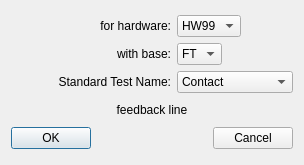
<?xml version="1.0" encoding="UTF-8"?>
<ui version="4.0">
 <class>Dialog</class>
 <widget class="QDialog" name="Dialog">
  <property name="geometry">
   <rect>
    <x>0</x>
    <y>0</y>
    <width>304</width>
    <height>165</height>
   </rect>
  </property>
  <property name="sizePolicy">
   <sizepolicy hsizetype="MinimumExpanding" vsizetype="Fixed">
    <horstretch>0</horstretch>
    <verstretch>0</verstretch>
   </sizepolicy>
  </property>
  <property name="minimumSize">
   <size>
    <width>0</width>
    <height>165</height>
   </size>
  </property>
  <property name="maximumSize">
   <size>
    <width>16777215</width>
    <height>165</height>
   </size>
  </property>
  <property name="windowTitle">
   <string>Dialog</string>
  </property>
  <layout class="QGridLayout" name="gridLayout">
   <item row="0" column="0">
    <layout class="QVBoxLayout" name="verticalLayout">
     <item>
      <layout class="QHBoxLayout" name="horizontalLayout">
       <item>
        <widget class="QLabel" name="label_6">
         <property name="sizePolicy">
          <sizepolicy hsizetype="Fixed" vsizetype="Fixed">
           <horstretch>0</horstretch>
           <verstretch>0</verstretch>
          </sizepolicy>
         </property>
         <property name="minimumSize">
          <size>
           <width>160</width>
           <height>22</height>
          </size>
         </property>
         <property name="maximumSize">
          <size>
           <width>160</width>
           <height>22</height>
          </size>
         </property>
         <property name="text">
          <string>for hardware:</string>
         </property>
         <property name="alignment">
          <set>Qt::AlignRight|Qt::AlignTrailing|Qt::AlignVCenter</set>
         </property>
        </widget>
       </item>
       <item>
        <widget class="QComboBox" name="ForHardwareSetup">
         <property name="sizePolicy">
          <sizepolicy hsizetype="Preferred" vsizetype="Fixed">
           <horstretch>0</horstretch>
           <verstretch>0</verstretch>
          </sizepolicy>
         </property>
         <property name="minimumSize">
          <size>
           <width>0</width>
           <height>22</height>
          </size>
         </property>
         <property name="maximumSize">
          <size>
           <width>16777215</width>
           <height>22</height>
          </size>
         </property>
         <property name="sizeAdjustPolicy">
          <enum>QComboBox::AdjustToContents</enum>
         </property>
         <item>
          <property name="text">
           <string>HW99</string>
          </property>
         </item>
        </widget>
       </item>
       <item>
        <spacer name="horizontalSpacer_3">
         <property name="orientation">
          <enum>Qt::Horizontal</enum>
         </property>
         <property name="sizeHint" stdset="0">
          <size>
           <width>40</width>
           <height>22</height>
          </size>
         </property>
        </spacer>
       </item>
      </layout>
     </item>
     <item>
      <layout class="QHBoxLayout" name="horizontalLayout_2">
       <item>
        <widget class="QLabel" name="label_7">
         <property name="sizePolicy">
          <sizepolicy hsizetype="Fixed" vsizetype="Fixed">
           <horstretch>0</horstretch>
           <verstretch>0</verstretch>
          </sizepolicy>
         </property>
         <property name="minimumSize">
          <size>
           <width>160</width>
           <height>22</height>
          </size>
         </property>
         <property name="maximumSize">
          <size>
           <width>160</width>
           <height>22</height>
          </size>
         </property>
         <property name="text">
          <string>with base:</string>
         </property>
         <property name="alignment">
          <set>Qt::AlignRight|Qt::AlignTrailing|Qt::AlignVCenter</set>
         </property>
        </widget>
       </item>
       <item>
        <widget class="QComboBox" name="WithBase">
         <property name="sizePolicy">
          <sizepolicy hsizetype="Preferred" vsizetype="Fixed">
           <horstretch>0</horstretch>
           <verstretch>0</verstretch>
          </sizepolicy>
         </property>
         <property name="minimumSize">
          <size>
           <width>0</width>
           <height>22</height>
          </size>
         </property>
         <property name="maximumSize">
          <size>
           <width>16777215</width>
           <height>22</height>
          </size>
         </property>
         <property name="sizeAdjustPolicy">
          <enum>QComboBox::AdjustToContents</enum>
         </property>
         <item>
          <property name="text">
           <string>FT</string>
          </property>
         </item>
        </widget>
       </item>
       <item>
        <spacer name="horizontalSpacer_4">
         <property name="orientation">
          <enum>Qt::Horizontal</enum>
         </property>
         <property name="sizeHint" stdset="0">
          <size>
           <width>40</width>
           <height>20</height>
          </size>
         </property>
        </spacer>
       </item>
      </layout>
     </item>
     <item>
      <layout class="QHBoxLayout" name="horizontalLayout_3">
       <item>
        <widget class="QLabel" name="StandardTestNameLabel">
         <property name="sizePolicy">
          <sizepolicy hsizetype="Fixed" vsizetype="Fixed">
           <horstretch>0</horstretch>
           <verstretch>0</verstretch>
          </sizepolicy>
         </property>
         <property name="minimumSize">
          <size>
           <width>160</width>
           <height>22</height>
          </size>
         </property>
         <property name="maximumSize">
          <size>
           <width>160</width>
           <height>22</height>
          </size>
         </property>
         <property name="text">
          <string>Standard Test Name:</string>
         </property>
         <property name="alignment">
          <set>Qt::AlignRight|Qt::AlignTrailing|Qt::AlignVCenter</set>
         </property>
        </widget>
       </item>
       <item>
        <widget class="QComboBox" name="StandardTestName">
         <property name="minimumSize">
          <size>
           <width>85</width>
           <height>22</height>
          </size>
         </property>
         <property name="maximumSize">
          <size>
           <width>16777215</width>
           <height>22</height>
          </size>
         </property>
         <property name="sizeAdjustPolicy">
          <enum>QComboBox::AdjustToContents</enum>
         </property>
         <item>
          <property name="text">
           <string>Contact</string>
          </property>
         </item>
         <item>
          <property name="text">
           <string>VOL</string>
          </property>
         </item>
         <item>
          <property name="text">
           <string>VOH</string>
          </property>
         </item>
         <item>
          <property name="text">
           <string>IOS</string>
          </property>
         </item>
        </widget>
       </item>
      </layout>
     </item>
     <item>
      <widget class="QLabel" name="feedback">
       <property name="minimumSize">
        <size>
         <width>0</width>
         <height>22</height>
        </size>
       </property>
       <property name="maximumSize">
        <size>
         <width>16777215</width>
         <height>22</height>
        </size>
       </property>
       <property name="text">
        <string>feedback line</string>
       </property>
       <property name="alignment">
        <set>Qt::AlignCenter</set>
       </property>
      </widget>
     </item>
     <item>
      <layout class="QHBoxLayout" name="horizontalLayout_4">
       <item>
        <widget class="QPushButton" name="OKButton">
         <property name="text">
          <string>OK</string>
         </property>
        </widget>
       </item>
       <item>
        <spacer name="horizontalSpacer">
         <property name="orientation">
          <enum>Qt::Horizontal</enum>
         </property>
         <property name="sizeHint" stdset="0">
          <size>
           <width>40</width>
           <height>20</height>
          </size>
         </property>
        </spacer>
       </item>
       <item>
        <widget class="QPushButton" name="CancelButton">
         <property name="text">
          <string>Cancel</string>
         </property>
        </widget>
       </item>
      </layout>
     </item>
    </layout>
   </item>
  </layout>
 </widget>
 <resources/>
 <connections/>
</ui>
